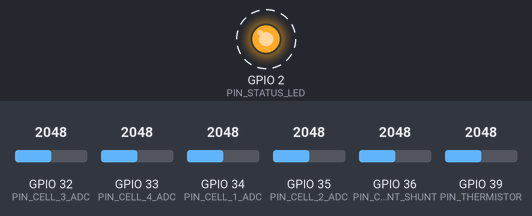
The sketch below on a simulated ESP32. On the bench: output pins drawn as LEDs (lit = HIGH). Dashed ring = blinking. The test bench sets the inputs (shaded band); at power-on: GPIO 32 (PIN_CELL_3_ADC) = 2048, GPIO 33 (PIN_CELL_4_ADC) = 2048, GPIO 34 (PIN_CELL_1_ADC) = 2048, GPIO 35 (PIN_CELL_2_ADC) = 2048, GPIO 36 (PIN_CURRENT_SHUNT) = 2048, GPIO 39 (PIN_THERMISTOR) = 2048 (analog values on the 0–4095 scale). What the sketch prints to the serial monitor is not drawn.

Above: at 0.71 s.
Timing chart, 0 to 3.6 s (numbered marks = the images above):
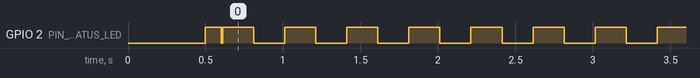

The sketch:

esp32_kavach_bms_telemetry.ino
```cpp
/*
 * KAVACH-BMS — Physical Hardware Telemetry Firmware
 * Target: ESP32 / ESP32-S3 / ESP32-C3 / STM32
 * Interface: USB Serial (Hardware UART0 @ 115200 baud) & optional Wi-Fi HTTP POST
 * Battery Chemistry: 4S Li-ion (NMC 18650 / 21700, 14.8V nominal, 16.8V peak)
 *
 * This firmware reads physical ADC voltages, current shunt, surface temperature,
 * and optional VOC sensor, then formats and streams genuine JSON telemetry frames.
 */

#include <Arduino.h>

// --- Pin Assignments (Configured for standard ESP32 / ESP32-S3 DevKit) ---
// Note: For precise cell tap measurements, use a precision differential ADC (ADS1115)
// or resistor divider network calibrated to 3.3V ADC full-scale.
#define PIN_CELL_1_ADC    34 // Cell 1 tap (0 to 4.2V divider)
#define PIN_CELL_2_ADC    35 // Cell 2 tap (0 to 8.4V divider)
#define PIN_CELL_3_ADC    32 // Cell 3 tap (0 to 12.6V divider)
#define PIN_CELL_4_ADC    33 // Cell 4 tap (0 to 16.8V divider)
#define PIN_CURRENT_SHUNT 36 // Current sensor (e.g. ACS712 or INA219 / Shunt amp)
#define PIN_THERMISTOR    39 // 10k NTC Thermistor divider on pack surface
#define PIN_STATUS_LED     2 // ESP32 built-in LED (Heartbeat)

// Calibration Constants (Adjust for your resistor divider ratios)
const float CALIB_DIVIDER_C1 = 1.000;
const float CALIB_DIVIDER_C2 = 2.000;
const float CALIB_DIVIDER_C3 = 3.000;
const float CALIB_DIVIDER_C4 = 4.000;
const float ADC_REF_VOLTAGE  = 3.300;
const int   ADC_RESOLUTION   = 4095;

void setup() {
  Serial.begin(115200);
  delay(500);

  pinMode(PIN_STATUS_LED, OUTPUT);
  analogReadResolution(12);
  analogSetAttenuation(ADC_11db); // Full-scale 0 - 3.1V on ESP32

  // Blink LED to indicate readiness
  digitalWrite(PIN_STATUS_LED, HIGH);
  delay(100);
  digitalWrite(PIN_STATUS_LED, LOW);
}

// Read and convert 12-bit ADC count to terminal voltage
float readPinVoltage(int pin, float dividerRatio) {
  long rawSum = 0;
  const int OVERSAMPLE_COUNT = 16;
  for (int i = 0; i < OVERSAMPLE_COUNT; i++) {
    rawSum += analogRead(pin);
    delayMicroseconds(50);
  }
  float avgRaw = (float)rawSum / OVERSAMPLE_COUNT;
  float pinV = (avgRaw / (float)ADC_RESOLUTION) * ADC_REF_VOLTAGE;
  return pinV * dividerRatio;
}

// Convert NTC thermistor reading to Celsius using Steinhart-Hart or Beta formula
float readSurfaceTemperature() {
  int raw = analogRead(PIN_THERMISTOR);
  if (raw <= 0 || raw >= 4095) return 25.0; // Fallback nominal ambient if unconnected

  float vOut = ((float)raw / 4095.0) * ADC_REF_VOLTAGE;
  float rNtc = 10000.0 * (vOut / (ADC_REF_VOLTAGE - vOut)); // 10k pull-up
  const float B = 3950.0;
  const float T0 = 298.15; // 25C in Kelvin
  const float R0 = 10000.0;

  float tempK = 1.0 / ((1.0 / T0) + (1.0 / B) * log(rNtc / R0));
  return tempK - 273.15;
}

// Read current sensor (Zero at 1.65V for bidirectional sensor, e.g. 66mV/A)
float readPackCurrent() {
  int raw = analogRead(PIN_CURRENT_SHUNT);
  float v = ((float)raw / 4095.0) * ADC_REF_VOLTAGE;
  float currentA = (v - 1.65) / 0.066; // Example for 30A ACS712
  if (abs(currentA) < 0.08) currentA = 0.0; // Deadband filter
  return currentA;
}

void loop() {
  static unsigned long lastTxTime = 0;
  unsigned long now = millis();

  // Transmit telemetry at 5 Hz (every 200 ms)
  if (now - lastTxTime >= 200) {
    lastTxTime = now;

    // Read cumulative ground-referenced tap voltages
    float tap1 = readPinVoltage(PIN_CELL_1_ADC, CALIB_DIVIDER_C1);
    float tap2 = readPinVoltage(PIN_CELL_2_ADC, CALIB_DIVIDER_C2);
    float tap3 = readPinVoltage(PIN_CELL_3_ADC, CALIB_DIVIDER_C3);
    float tap4 = readPinVoltage(PIN_CELL_4_ADC, CALIB_DIVIDER_C4);

    // Compute differential individual cell terminal voltages
    float c1 = tap1;
    float c2 = max(0.0f, tap2 - tap1);
    float c3 = max(0.0f, tap3 - tap2);
    float c4 = max(0.0f, tap4 - tap3);

    float currentA = readPackCurrent();
    float tSurfC   = readSurfaceTemperature();
    float vocPpm   = 24.5; // If BME680 is connected over I2C, read gas resistance here

    // Format strictly compliant single-line JSON packet for KAVACH-BMS Web Serial parser
    // {"c1":3.71, "c2":3.70, "c3":3.71, "c4":3.72, "i":4.85, "t_surf":25.2, "voc":24.5}
    Serial.print("{\"c1\":");
    Serial.print(c1, 3);
    Serial.print(",\"c2\":");
    Serial.print(c2, 3);
    Serial.print(",\"c3\":");
    Serial.print(c3, 3);
    Serial.print(",\"c4\":");
    Serial.print(c4, 3);
    Serial.print(",\"i\":");
    Serial.print(currentA, 2);
    Serial.print(",\"t_surf\":");
    Serial.print(tSurfC, 1);
    Serial.print(",\"voc\":");
    Serial.print(vocPpm, 1);
    Serial.println("}");

    // Toggle heartbeat LED on each transmission
    digitalWrite(PIN_STATUS_LED, !digitalRead(PIN_STATUS_LED));
  }
}
```

Measured:
- by itself, GPIO 2 (PIN_STATUS_LED): repeats every 0.40 s: HIGH 0.20 s, LOW 0.20 s
